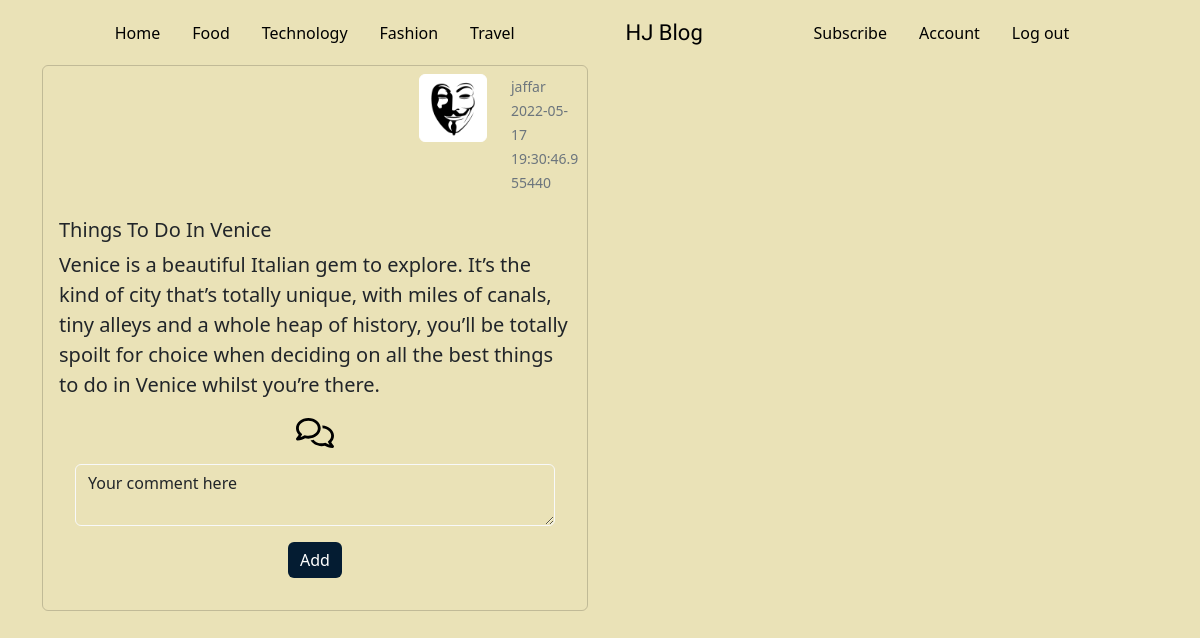
Page /comments/3 on the earlier database version.
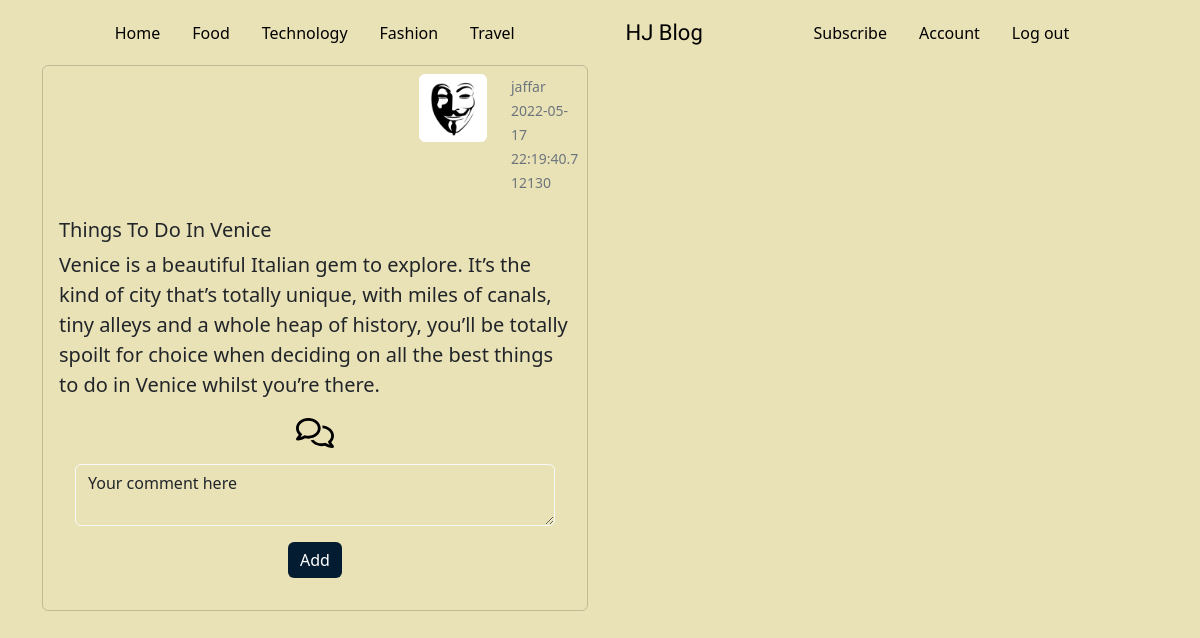
Same page on the later database version.
### app/models.py (models this page shows, shortened)
class User(db.Model,UserMixin):
  id=db.Column(db.Integer,primary_key=True)
  username=db.Column(db.String,nullable=False,unique=True)
  email=db.Column(db.String,nullable=False,unique=True)
  password=db.Column(db.String,nullable=False)
  image_file=db.Column(db.String(20),nullable=False,default='default.png')
  post = db.relationship('Posts', backref='author', lazy=True)

class Posts(db.Model):
  id=db.Column(db.Integer,primary_key=True)
  title=db.Column(db.String,nullable=False)
  description=db.Column(db.String,nullable=False)
  content=db.Column(db.String,nullable=False)
  blog_image=db.Column(db.String,nullable=False,)
  category= db.Column(db.String,nullable=False)
  comments= db.Column(db.String, default='')
  date_created = db.Column(db.DateTime, nullable=False, default=datetime.utcnow)
  user_id = db.Column(db.Integer, db.ForeignKey('user.id'), nullable=False)

### app/posts/routes.py (the view)
@posts.route('/comments/<id>',methods=['POST', 'GET'])
def comments(id):
    form = CommentsForm()
    posts = Posts.query.filter_by(id=id).first()
    if form.validate_on_submit():
        posts.comments+=form.content.data + '~'
        db.session.commit()
        flash('Your comment was added successfully')
        return redirect(url_for('main.home'))
    form.content.data = "Your comment here"
    return render_template('comments.html', form=form , posts=posts)

### app/posts/forms.py
class CommentsForm(FlaskForm):
    content=TextAreaField('Content', validators=[DataRequired()])
    submit = SubmitField('Add')

### app/templates/comments.html (shortened to what this page needs)
{% extends 'layout.html' %}
{% block body %}
<div class="container">
    <div class="row row-cols-1 row-cols-md-2 g-4">
      <div class="col ">
        <div class="card">
            <div class="row  p-2">
                <div class="col-md-8"></div>
              <div class="col-md-2">
                  <img src="{{url_for('static', filename='/profiles/'+posts.author.image_file)}}" class="img-thumbnail img-fluid border border-white" alt="Profile picture" >
              </div>
              <div class="col-md-2 mx-auto mt-auto mb-auto text-muted">
                  <small>{{posts.author.username}}</small>
                  <br>
                  <small>{{posts.date_created}}</small>
              </div>
            </div>
          <div class="card-body">
            <h5 class="card-title">{{posts.title}}</h5>
            <p class="card-text lead">{{posts.description}}</p>
            <div class="d-flex justify-content-around">
              <a  data-bs-toggle="collapse" href="#comments{{posts.id}}" class="lead text-decoration-none ">
                <img src="{{url_for('static',filename='/assets/comment.svg')}}" height="30" alt="">
              </a>
            </div>
            <div id="comments{{posts.id}}">
              <div class="m-3">
                <form action="" method="post">
                  <div class="form-group">
                          {% if form.content.errors %}
                          {{form.content(class='form-control is-invalid')}}
                              {% for error in form.email.errors %}
                                  <div class="invalid-feedback">
                                      {{error}}
                                  </div>
                              {% endfor %}
                      {% else %}
                          {{form.content(class='form-control bg-transparent border border-light')}}
                      {% endif %}
                  </div>
                  <div class="text-center mt-3">
                    {{form.submit(class='btn btn-outline post_submit')}}
                </div>
              </div>
            </div>
          </div>
        </div>
      </div>
</div>
{% endblock %}

### app/templates/layout.html (shortened to what this page needs)
<!DOCTYPE html>
<html lang="en">
<head>
  <link href="https://cdn.jsdelivr.net/npm/bootstrap@5.2.0-beta1/dist/css/bootstrap.min.css" rel="stylesheet"
>
  <link rel="stylesheet" href="{{url_for('static',filename='main.css')}}">
</head>
<body>
    {% if request.url_rule.endpoint!='register' %}
      {% block navbar %}
      {% include 'nav.html' %}
      {% endblock %}
    {% endif %}
    {% block body %}
    {% endblock %}
</body>
</html>

### app/templates/nav.html (shortened to what this page needs)
<nav class="navbar navbar-expand-lg">
  <div class="container-fluid">
      <div class="collapse navbar-collapse" id="navbarSupportedContent">
          <ul class="navbar-nav me-auto mb-2 mb-lg-0 mx-auto">
              <li class="nav-item mx-2">
                  <a class="nav-link active  text-black" aria-current="page" href="/">Home</a>
              </li>
              <li class="nav-item mx-2">
                  <a class="nav-link text-black" href="{{url_for('posts.categories',category='Food')}}">Food</a>
              </li>
              <li class="nav-item mx-2">
                  <a class="nav-link text-black" href="{{url_for('posts.categories',category='Technology')}}">Technology</a>
              </li>
              <li class="nav-item mx-2">
                <a class="nav-link text-black" href="{{url_for('posts.categories',category='Fashion')}}">Fashion</a>
            </li>
            <li class="nav-item mx-2">
                <a class="nav-link text-black" href="{{url_for('posts.categories',category='Travel')}}">Travel</a>
            </li>
          </ul>
          <ul class="navbar-nav">
              <li class="nav-item list-unstyled ">
                  <a class="nav-link text-black brand">HJ Blog</a>
              </li>
          </ul>
          <ul class="navbar-nav me-auto mb-2 mb-lg-0 mx-auto ">
              <li class="nav-item mx-2">
                  <a class="nav-link text-black" href="./pages/kisumu.html">Subscribe</a>
              </li>
              <li class="nav-item mx-2">
                  <a class="nav-link text-black" href="./pages/booking.html">Account</a>
              </li>
              <li class="nav-item mx-2">
                <a class="nav-link text-black" href="{{url_for('users.logout')}}">Log out</a>
            </li>
          </ul>
      </div>
  </div>
</nav>

### app/static/main.css (style rules this page uses)
* { margin: 0; padding: 0; box-sizing: border-box; }
body { background-color:#EAE2B7 ; }
.card { background-color: transparent; }
.brand { font-family: 'Sacramento'; font-size:22px }
.post_submit { background-color: #041C32; color: #FFFFFF; border: none; }

Differences in the rows shown:
changed Posts "Things To Do In Venice": date_created "2022-05-17 19:30:46.955440" → "2022-05-17 22:19:40.712130"
